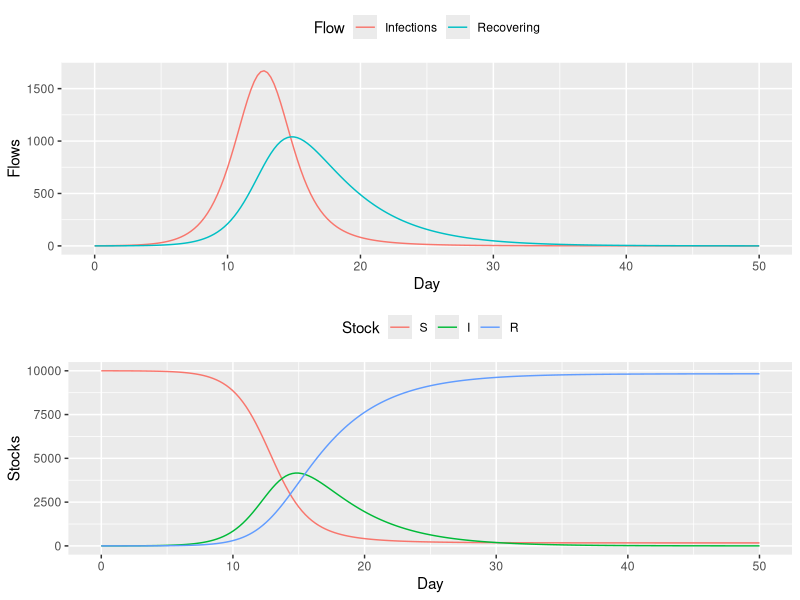

Generate this figure with R:
library(deSolve)
library(dplyr)
library(ggplot2)
library(tidyr)
library(purrr)
library(ggpubr)



sir <- function(time, stocks, auxs){
  with(as.list(c(stocks, auxs)),{
    N     <- 10000        # Eq (11)
    IR    <- beta*I*S/N   # Eq (9) 
    RR    <- gamma*I      # Eq (10)
    dS_dt <- -IR          # Eq (6)
    dI_dt <- IR - RR      # Eq (7)
    dR_dt <- RR           # Eq (8)  
    return (list(c(dS_dt,dI_dt,dR_dt), 
                 Beta=beta, 
                 Gamma=gamma,
                 Infections=IR,
                 Recovering=RR))
  })
}


simtime <- seq(0,50,by=0.25)
stocks  <- c(S=9999,I=1,R=0)    # Eq (14), Eq (15), and Eq (16)
auxs    <- c(gamma=0.25,beta=1) # Eq (12) and Eq (13)

res <- ode(y=stocks, 
           times=simtime, 
           func = sir, 
           parms=auxs, 
           method="euler") %>%
  data.frame() %>%
  dplyr::as_tibble()
res



flows_piv <- res %>%
  dplyr::select(time,Infections:Recovering) %>%
  tidyr::pivot_longer(names_to="Flow",
                      values_to = "Value",
                      -time) %>%
  dplyr::mutate(Flow=factor(Flow,
                            levels = c("Infections",
                                       "Recovering")))

stocks_piv <- res %>%
  dplyr::select(time,S:R) %>%
  tidyr::pivot_longer(names_to="Stock",
                      values_to = "Value",
                      -time) %>%
  dplyr::mutate(Stock=factor(Stock,
                             levels = c("S","I","R")))


p1 <- ggplot(flows_piv,aes(x=time,y=Value,color=Flow))+geom_line()+
  theme(legend.position = "top")+
  labs(x="Day",y="Flows")

p2 <- ggplot(stocks_piv,aes(x=time,y=Value,color=Stock))+geom_line()+
  theme(legend.position = "top")+
  labs(x="Day",y="Stocks")

g1 <- ggarrange(p1,p2,nrow = 2)
g1
